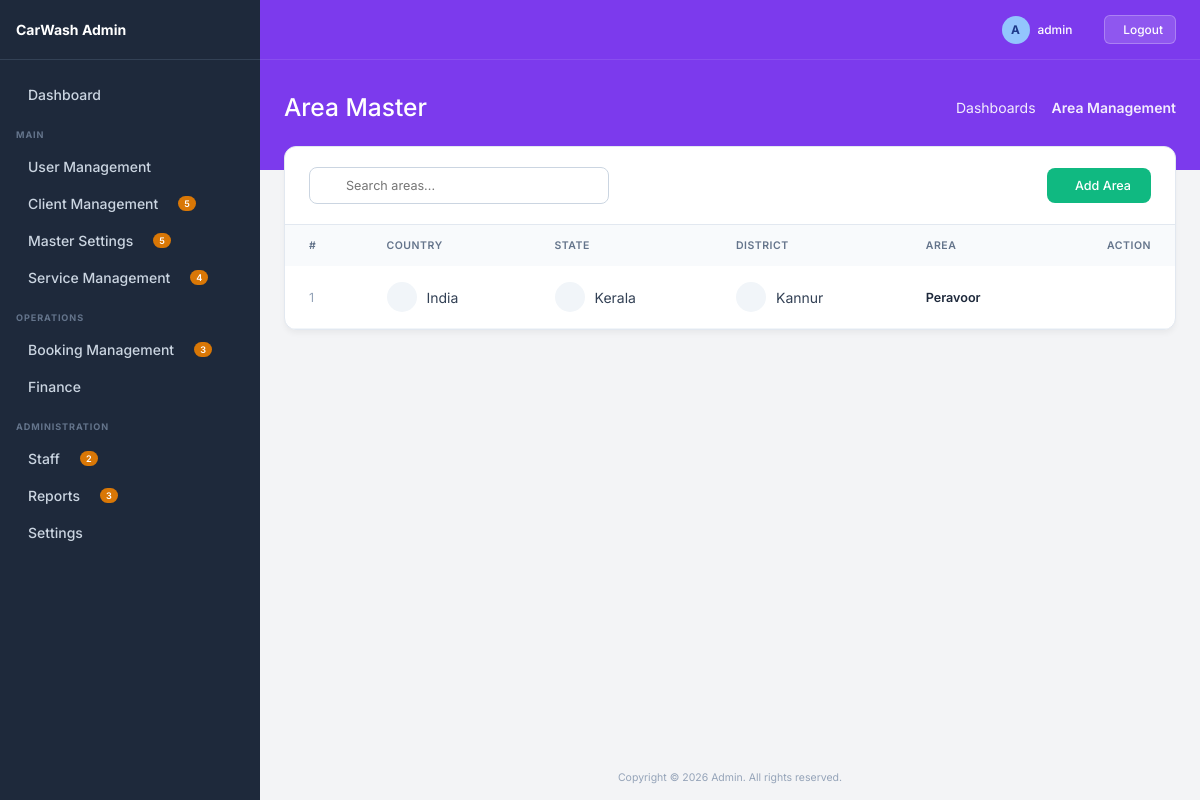
Page /area/ (signed in) on the earlier database version.
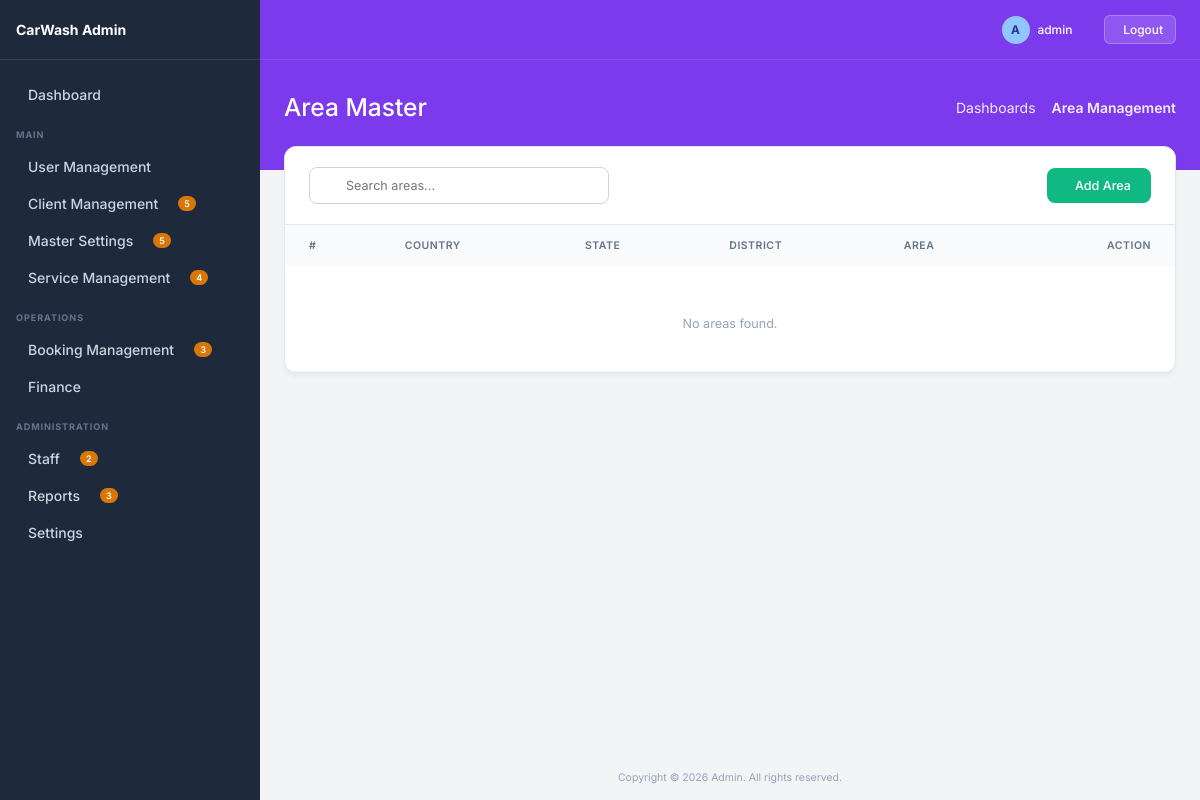
Same page on the later database version.
### master/models.py (models this page shows, shortened)
class Area(BaseModel):
    district = models.ForeignKey(District, on_delete=models.CASCADE)
    name = models.CharField(max_length=100)

class District(BaseModel):
    state = models.ForeignKey(State, on_delete=models.CASCADE)
    name = models.CharField(max_length=100)

class State(BaseModel):
    country = models.ForeignKey(Country, on_delete=models.CASCADE)
    name = models.CharField(max_length=100)

class Country(BaseModel):
    name = models.CharField(max_length=100)

### master/views.py (the view)
# urls.py: path('area/', views.area_list, name='area_list'),
@login_required
def area_list(request):
    search = request.GET.get('search', '')
    queryset = Area.objects.filter(is_deleted=False)
    if search:
        queryset = queryset.filter(name__icontains=search)
    paginator = Paginator(queryset, 10)
    page_obj = paginator.get_page(request.GET.get('page'))
    return render(request, 'area/list.html', {
        'page_obj': page_obj,
        'search': search
    })

### master/templates/area/list.html (shortened to what this page needs)
{% extends 'base.html' %}
{% block page_title %}Area Master{% endblock %}
{% block breadcrumb_active %}Area Management{% endblock %}
{% block content %}
<div class="list-container">
    <div class="list-header">
        <form method="GET" class="search-wrapper">
            <input type="text" name="search" value="{{search}}" placeholder="Search areas..." class="search-input">
        </form>
        <a href="{% url 'area_create' %}" class="btn-create">
             Add Area
        </a>
    </div>
    <div style="overflow-x: auto;">
        <table class="premium-table">
            <thead>
                <tr>
                    <th>#</th>
                    <th>Country</th>
                    <th>State</th>
                    <th>District</th>
                    <th>Area</th>
                    <th style="text-align:right;">Action</th>
                </tr>
            </thead>
            <tbody>
                {% for obj in page_obj %}
                <tr>
                    <td style="color:#94a3b8;">{{ forloop.counter }}</td>
                    <td>
                        <div style="display:flex; align-items:center; gap:10px;">
                            <div style="width:30px;height:30px;border-radius:50%;background:#f1f5f9;display:flex;align-items:center;justify-content:center;">
                            </div>
                            {{ obj.district.state.country.name }}
                        </div>
                    </td>
                    <td>
                        <div style="display:flex; align-items:center; gap:10px;">
                            <div style="width:30px;height:30px;border-radius:50%;background:#f1f5f9;display:flex;align-items:center;justify-content:center;">
                            </div>
                            {{ obj.district.state.name }}
                        </div>
                    </td>
                    <td>
                        <div style="display:flex; align-items:center; gap:10px;">
                            <div style="width:30px;height:30px;border-radius:50%;background:#f1f5f9;display:flex;align-items:center;justify-content:center;">
                            </div>
                            {{ obj.district.name }}
                        </div>
                    </td>
                    <td style="font-weight:600; color:#1e293b;">
                        {{ obj.name }}
                    </td>
                    <td style="text-align:right;">
                        <div style="display:flex; gap:8px; justify-content:flex-end;">
                            <a href="{% url 'area_edit' obj.pk %}" class="action-btn edit">
                            </a>
                            <a href="{% url 'area_delete' obj.pk %}" onclick="return confirm('Delete this area?')" class="action-btn delete">
                            </a>
                        </div>
                    </td>
                </tr>
                {% empty %}
                <tr>
                    <td colspan="6" style="text-align:center; padding:40px; color:#94a3b8;">
                        No areas found.
                    </td>
                </tr>
                {% endfor %}
            </tbody>
        </table>
    </div>
</div>
{% endblock %}

Differences in the rows shown:
removed Area: district.state.country.name "India", district.state.name "Kerala", district.name "Kannur", name "Peravoor"
Other differences:
text now shown: "No areas found."
